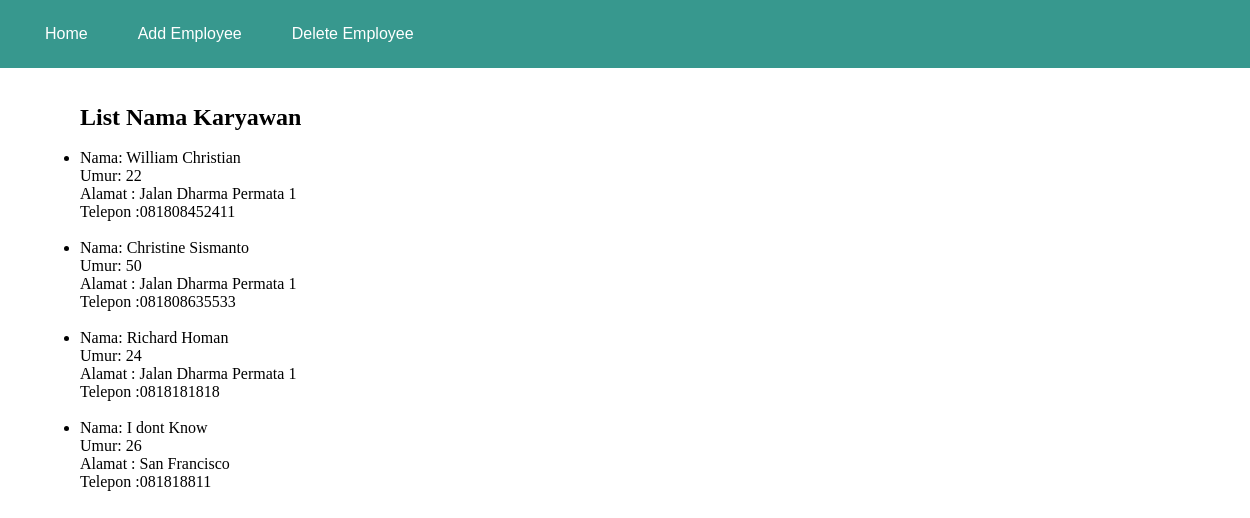
The app's page /home.php with its own data.
### tables this page shows
CREATE TABLE `Karyawan` (
  `id` int(255) NOT NULL,
  `Nama` varchar(255) NOT NULL,
  `Umur` int(255) NOT NULL,
  `Alamat` varchar(255) NOT NULL,
  `Telepon` varchar(255) NOT NULL
);

### home.php (the view, shortened to what this page needs)
<?php
    include "navbar.php";
    $query = "SELECT * FROM karyawan";
    $result = $connection->query($query);
?>
<!DOCTYPE html>
<html lang="en">
<head>
</head>
<body>
    <div id="conta">
        <h2>List Nama Karyawan</h2>
        <ul>
            <?php while($hasil = $result->fetch_assoc()):?>
                <br>
                <li>
                    Nama: <?php echo $hasil['Nama']; ?> <br>
                    Umur: <?php echo $hasil['Umur']; ?> <br>
                    Alamat : <?php echo $hasil['Alamat']; ?> <br>
                    Telepon :<?php echo $hasil['Telepon']; ?> <br>
                </li>
            <?php endwhile; ?>
        </ul>
    </div>
</body>
</html>

### navbar.php (shortened to what this page needs)
<!DOCTYPE html>
<html>
<head>
</head>
<body>
    <nav>
        <ul>
            <li><a href="home.php">Home</a></li>
            <li><a href="newEmployee.php">Add Employee</a></li>
            <li><a href="deleteEmployee.php">Delete Employee</a></li>
        </ul>
    </nav>
</body>
</html>

### navbar.php (style rules this page uses)
* { margin:0; padding:0; }
nav { margin:auto; text-align: center; width: 100%; font-family: arial; }
nav ul { background:#37988e; padding: 0 20px; list-style: none; position: relative; display: inline-table; width: 100%; }
nav ul li { float:left; }
nav ul li a { display: block; padding: 25px; color: #fff; text-decoration: none; }

### home.php (style rules this page uses)
#conta { margin: 2rem; margin-left: 5rem; }

### records on screen
karyawan: Nama "William Christian", Umur "22", Alamat "Jalan Dharma Permata 1", Telepon "081808452411"
karyawan: Nama "Christine Sismanto", Umur "50", Alamat "Jalan Dharma Permata 1", Telepon "081808635533"
karyawan: Nama "Richard Homan", Umur "24", Alamat "Jalan Dharma Permata 1", Telepon "0818181818"
karyawan: Nama "I dont Know", Umur "26", Alamat "San Francisco", Telepon "081818811"
